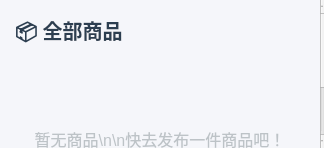
<?xml version="1.0" encoding="UTF-8"?>
<ui version="4.0">
 <class>ProductsPage</class>
 <widget class="QWidget" name="ProductsPage">
  <property name="geometry">
   <rect>
    <x>0</x>
    <y>0</y>
    <width>324</width>
    <height>148</height>
   </rect>
  </property>
  <layout class="QVBoxLayout" name="outerLayout">
   <property name="spacing">
    <number>0</number>
   </property>
   <property name="leftMargin">
    <number>0</number>
   </property>
   <property name="topMargin">
    <number>0</number>
   </property>
   <property name="rightMargin">
    <number>0</number>
   </property>
   <property name="bottomMargin">
    <number>0</number>
   </property>
   <item>
    <widget class="QScrollArea" name="m_scrollArea">
     <property name="styleSheet">
      <string notr="true">QScrollArea { border: none; background: transparent; }
QScrollBar:vertical { width: 4px; }
QScrollBar::handle:vertical { background: #ccc; border-radius: 2px; }</string>
     </property>
     <property name="horizontalScrollBarPolicy">
      <enum>Qt::ScrollBarPolicy::ScrollBarAlwaysOff</enum>
     </property>
     <property name="widgetResizable">
      <bool>true</bool>
     </property>
     <widget class="QWidget" name="page">
      <property name="geometry">
       <rect>
        <x>0</x>
        <y>0</y>
        <width>324</width>
        <height>148</height>
       </rect>
      </property>
      <property name="styleSheet">
       <string notr="true">background-color: #f5f6fa;</string>
      </property>
      <layout class="QVBoxLayout" name="pageLayout">
       <property name="spacing">
        <number>15</number>
       </property>
       <property name="leftMargin">
        <number>15</number>
       </property>
       <property name="topMargin">
        <number>15</number>
       </property>
       <property name="rightMargin">
        <number>15</number>
       </property>
       <property name="bottomMargin">
        <number>15</number>
       </property>
       <item>
        <widget class="QLabel" name="m_headerLabel">
         <property name="styleSheet">
          <string notr="true">font-size: 20px; font-weight: bold; color: #2c3e50;</string>
         </property>
         <property name="text">
          <string>📦 全部商品</string>
         </property>
        </widget>
       </item>
       <item>
        <widget class="QLabel" name="m_emptyLabel">
         <property name="visible">
          <bool>false</bool>
         </property>
         <property name="styleSheet">
          <string notr="true">color: #bdc3c7; font-size: 16px; padding: 60px 0; background: transparent;</string>
         </property>
         <property name="text">
          <string>暂无商品\n\n快去发布一件商品吧！</string>
         </property>
         <property name="alignment">
          <set>Qt::AlignmentFlag::AlignCenter</set>
         </property>
        </widget>
       </item>
       <item>
        <widget class="QWidget" name="m_gridWidget" native="true">
         <property name="styleSheet">
          <string notr="true">background: transparent;</string>
         </property>
        </widget>
       </item>
       <item>
        <spacer>
         <property name="orientation">
          <enum>Qt::Orientation::Vertical</enum>
         </property>
         <property name="sizeHint" stdset="0">
          <size>
           <width>0</width>
           <height>0</height>
          </size>
         </property>
        </spacer>
       </item>
      </layout>
     </widget>
    </widget>
   </item>
  </layout>
 </widget>
 <resources/>
 <connections/>
</ui>
